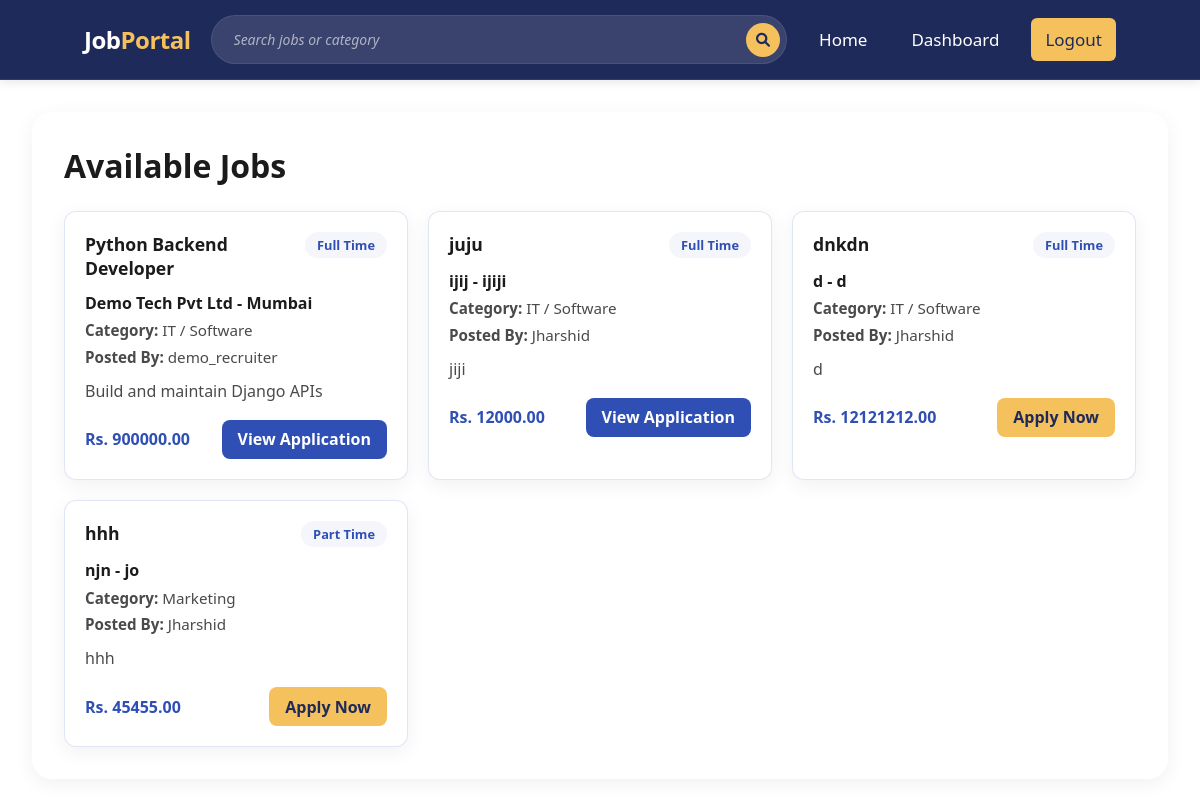
Page /home/ (signed in) on the earlier database version.
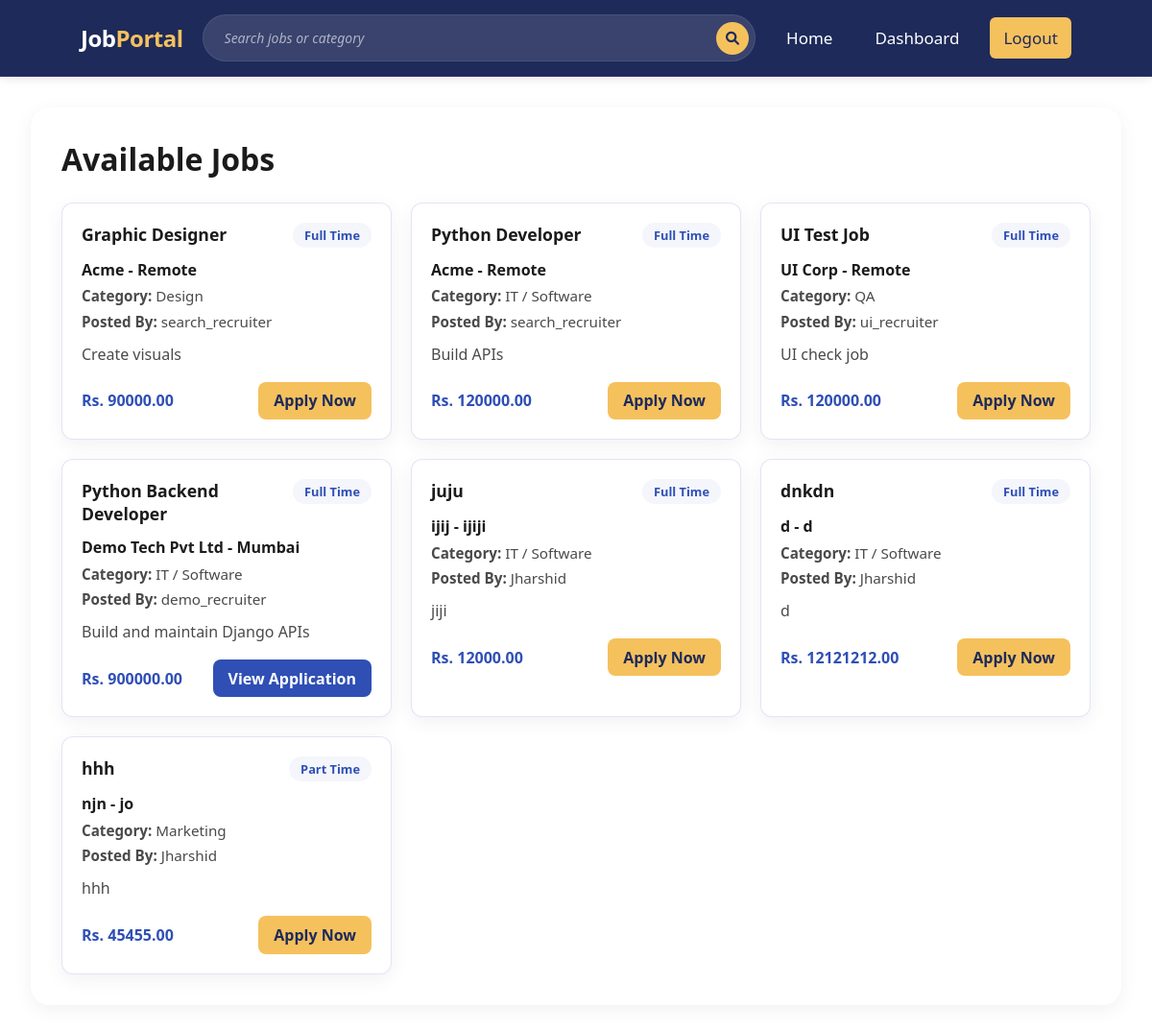
Same page on the later database version.
### accounts/models.py (models this page shows, shortened)
class User(models.Model):
    user = models.OneToOneField(AuthUser, on_delete=models.CASCADE, related_name='profile')
    role = models.CharField(max_length=20, choices=ROLE_CHOICES, default='jobseeker')
    email = models.EmailField(max_length=100)
    phone_number = models.CharField(max_length=20, blank=True)
    gender = models.CharField(max_length=10, choices=GENDER_CHOICES, default='male')
    first_name = models.CharField(max_length=100, blank=True)
    middle_name = models.CharField(max_length=100, blank=True)
    last_name = models.CharField(max_length=100, blank=True)
    date_of_birth = models.DateField(null=True, blank=True)
    address = models.TextField(blank=True)
    city = models.CharField(max_length=100, blank=True)
    state = models.CharField(max_length=100, blank=True)
    country = models.CharField(max_length=100, blank=True)
    zip_code = models.CharField(max_length=20, blank=True)

class RecruiterProfile(models.Model):
    user_profile = models.OneToOneField(User, on_delete=models.CASCADE, related_name='recruiter_profile')
    profile_picture = models.ImageField(upload_to='profile_pictures/', blank=True)
    experience = models.TextField(blank=True)
    company_position = models.CharField(max_length=200, blank=True)
    company_logo = models.ImageField(upload_to='company_logos/', blank=True)
    company_name = models.CharField(max_length=200, blank=True)
    company_website = models.URLField(blank=True)
    company_description = models.TextField(blank=True)
    company_address = models.TextField(blank=True)
    company_phone = models.CharField(max_length=20, blank=True)
    company_email = models.EmailField(blank=True)

### jobs/models.py (models this page shows, shortened)
class Job(models.Model):
    JOB_TYPES = [
        ('full_time', 'Full Time'),
        ('part_time', 'Part Time'),
        ('internship', 'Internship'),
        ('contract', 'Contract'),
    ]
    recruiter = models.ForeignKey(
        'accounts.RecruiterProfile',
        on_delete=models.CASCADE
    )
    title = models.CharField(max_length=200)
    job_type = models.CharField(
        max_length=50,
        choices=JOB_TYPES
    )
    job_category = models.ForeignKey(
        JobCategory,
        on_delete=models.PROTECT,
        related_name='jobs'
    )
    job_description = models.TextField()
    company = models.CharField(max_length=200)
    location = models.CharField(max_length=200)
    salary = models.DecimalField(max_digits=10, decimal_places=2)
    education_requirements = models.TextField()
    experience_requirements = models.TextField()
    skills_required = models.TextField()
    created_at = models.DateTimeField(auto_now_add=True)
    updated_at = models.DateTimeField(auto_now=True)

class JobCategory(models.Model):
    code = models.CharField(max_length=50, unique=True)
    name = models.CharField(max_length=100, unique=True)
    class Meta:
        ordering = ['name']
        verbose_name = 'Job Category'
        verbose_name_plural = 'Job Categories'

### accounts/views.py (the view)
# urls.py: 2. Add a URL to urlpatterns:  path('', views.home, name='home')
@login_required(login_url='login')
def home(request):
    user_profile, error_response = _resolve_request_profile(
        request,
        missing_redirect='login',
        logout_on_missing=True,
    )
    if error_response:
        return error_response
    context = _build_home_context(user_profile, request.GET.get('q', '').strip())
    return render(request, 'home.html', context)

### accounts/views.py (called while the page is built, shortened)
def _resolve_request_profile(request, *, missing_redirect='home', logout_on_missing=False):
    try:
        return request.user.profile, None
    except UserProfile.DoesNotExist:
        messages.error(request, 'Profile record does not exist for this account.')
        if logout_on_missing:
            auth_logout(request)
        return None, redirect(missing_redirect)

def _get_jobseeker_applications(user_profile):
    return Application.objects.select_related(
        'job',
        'recruiter__user_profile__user',
    ).filter(
        Q(applicant=user_profile) |
        Q(applicant__isnull=True, email__iexact=user_profile.email)
    ).distinct()

def _build_jobseeker_home_context(user_profile, search_query):
    jobs = Job.objects.select_related(
        'recruiter__user_profile__user',
        'job_category',
    ).order_by('-created_at')
    applications = _get_jobseeker_applications(user_profile)
    return {
        'jobs': jobs,
        'applied_job_ids': list(applications.values_list('job_id', flat=True)),
        'search_result_count': jobs.count(),
    }

def _build_home_context(user_profile, search_query):
    context = {
        'user_profile': user_profile,
        'is_jobseeker': user_profile.role == 'jobseeker',
        'is_recruiter': user_profile.role == 'recruiter',
        'jobs': Job.objects.none(),
        'jobseekers': UserProfile.objects.none(),
        'jobseeker_cards': [],
        'applied_job_ids': [],
        'search_query': search_query,
        'search_result_count': 0,
        'has_active_filters': bool(search_query),
    }
    if user_profile.role == 'jobseeker':
        context.update(_build_jobseeker_home_context(user_profile, search_query))
    elif user_profile.role == 'recruiter':
        context.update(_build_recruiter_home_context(search_query))
    return context

### templates/home.html (shortened to what this page needs)
{% extends 'base.html' %}
{% load static %}
{% block content %}
<main class="home-dashboard">
    <section class="content home-content">
        {% if is_jobseeker %}
        <h1>Available Jobs</h1>
        {% if jobs %}
        <div class="home-grid">
            {% for job in jobs %}
            <article class="home-card job-post-card">
                <div class="home-card-head">
                    <h3>{{ job.title }}</h3>
                    <span class="home-pill">{{ job.get_job_type_display }}</span>
                </div>
                <p class="home-company">{{ job.company }} - {{ job.location }}</p>
                <p class="home-meta"><strong>Category:</strong> {{ job.job_category.name }}</p>
                <p class="home-meta"><strong>Posted By:</strong> {{ job.recruiter.user_profile.user.username }}</p>
                <p class="home-description">{{ job.job_description|truncatechars:180 }}</p>
                <div class="home-card-footer">
                    <span class="home-salary">Rs. {{ job.salary }}</span>
                    {% if job.id in applied_job_ids %}
                    <a href="{% url 'my_applications' %}" class="home-action home-action-secondary">View Application</a>
                    {% else %}
                    <a href="{% url 'apply_job' job.id %}" class="home-action">Apply Now</a>
                    {% endif %}
                </div>
            </article>
            {% endfor %}
        </div>
        {% else %}
        <p class="home-empty">No job posts are available right now.</p>
        {% endif %}
        {% else %}
        <p class="home-empty">Invalid account role.</p>
        {% endif %}
    </section>
</main>
{% endblock %}

### templates/base.html (shortened to what this page needs)
{% load static %}
<!DOCTYPE html>
<html lang="en">
<head>
    <link rel="stylesheet" href="https://cdnjs.cloudflare.com/ajax/libs/font-awesome/6.0.0/css/all.min.css">
    <link rel="stylesheet" href="{% static 'styles.css' %}">
</head>
<body>
    <nav class="navbar" aria-label="Primary">
        <a class="logo" href="{% if user.is_authenticated %}{% url 'home' %}{% else %}{% url 'index' %}{% endif %}">
            Job<span>Portal</span>
        </a>
        {% if user.is_authenticated %}
        <form action="{% url 'home' %}" method="get" class="search-bar" role="search">
            <input
                type="text"
                name="q"
                value="{{ request.GET.q|default:'' }}"
                aria-label="{% if user.profile.role == 'recruiter' %}Search jobseekers{% else %}Search jobs{% endif %}"
                placeholder="{% if user.profile.role == 'recruiter' %}Search jobseekers by name{% else %}Search jobs or category{% endif %}">
            <button type="submit" aria-label="Submit search">
                <i class="fas fa-search"></i>
            </button>
        </form>
        {% endif %}
        <ul>
            <li><a href="{% url 'home' %}" class="active">Home</a></li>
            {% if user.is_authenticated %}
            <li><a href="{% url 'dashboard' %}">Dashboard</a></li>
            <li><a class="get-started" href="{% url 'logout' %}">Logout</a></li>
            {% else %}
            <li><a class="get-started" href="{% url 'login' %}">Login</a></li>
            <li><a class="get-started" href="{% url 'register' %}">Register</a></li>
            {% endif %}
        </ul>
    </nav>
    {% block content %}
    {% endblock %}
</body>
</html>

Differences in the rows shown:
added Job: title "Graphic Designer", job_type "Full Time", company "Acme", location "Remote", job_category.name "Design", recruiter.user_profile.user.username "search_recruiter", job_description "Create visuals", salary "90000.00", shows "Apply Now"
added Job: title "Python Developer", job_type "Full Time", company "Acme", location "Remote", job_category.name "IT / Software", recruiter.user_profile.user.username "search_recruiter", job_description "Build APIs", salary "120000.00", shows "Apply Now"
added Job: title "UI Test Job", job_type "Full Time", company "UI Corp", location "Remote", job_category.name "QA", recruiter.user_profile.user.username "ui_recruiter", job_description "UI check job", salary "120000.00", shows "Apply Now"
computed for Job "juju": text "View Application" → "Apply Now"
